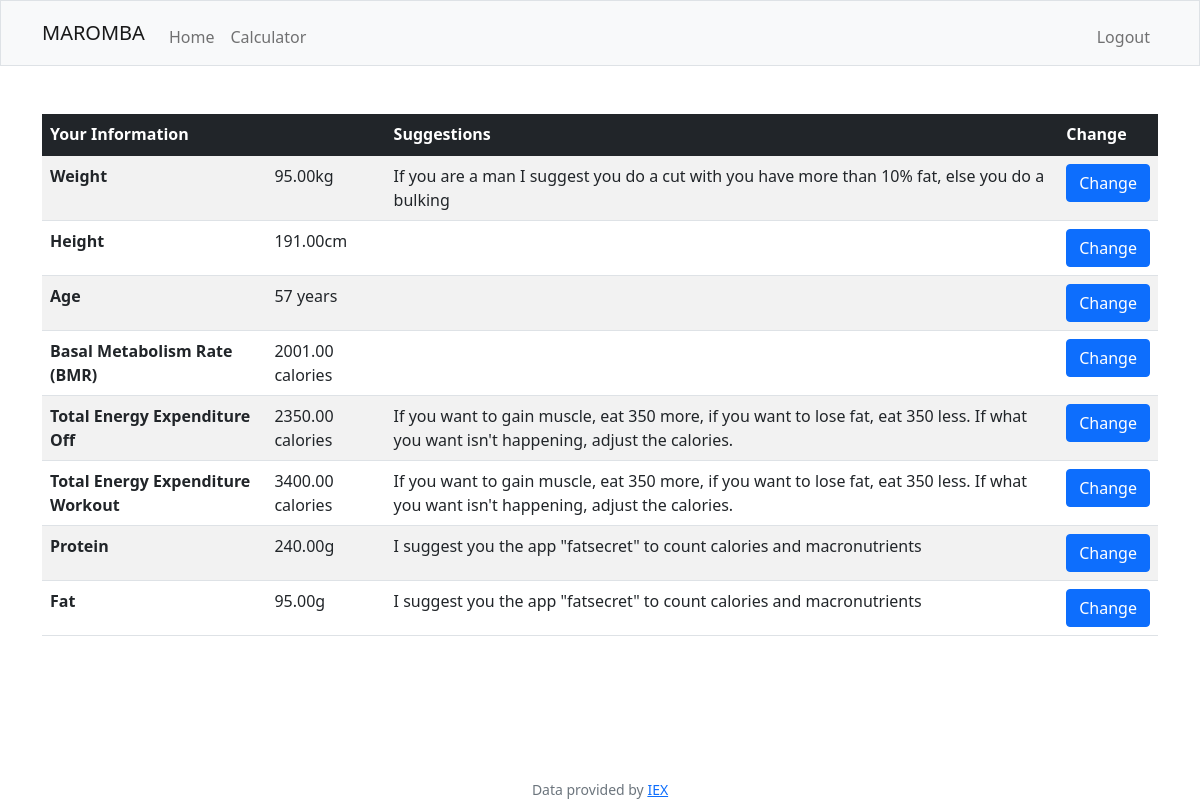
Page / (signed in) on the earlier database version.
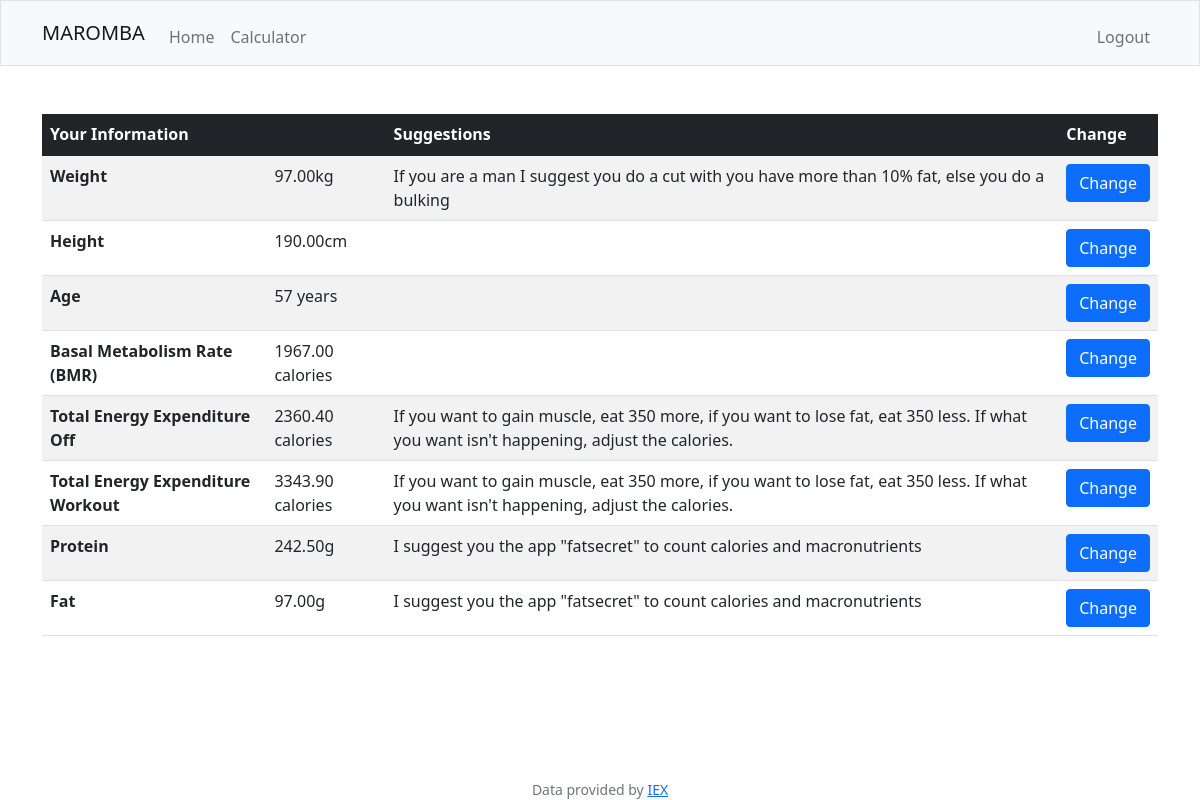
Same page on the later database version.
### app/models/tables.py (models this page shows, shortened)
class Info(db.Model, UserMixin):
    __tablename__ = "infos"
    id = db.Column(db.Integer, primary_key=True, unique=True, nullable=False)
    height = db.Column(db.Float, nullable=False)
    weight = db.Column(db.Float, nullable=False)
    age = db.Column(db.Integer, nullable=False)
    gender = db.Column(db.String(1), nullable=False)
    tmb = db.Column(db.Integer, nullable=False)
    get_workout = db.Column(db.Integer, nullable=False)
    get_off = db.Column(db.Integer, nullable=False)
    protein = db.Column(db.Float, nullable=False)
    fat = db.Column(db.Float, nullable=False)
    user_id = db.Column(db.Integer, db.ForeignKey("users.id"), unique=True, nullable=False)
    user = db.relationship("User", foreign_keys=user_id)

### app/controllers/default.py (the view, shortened to what this page needs)
@app.route("/", methods=["GET", "POST"])
@login_required
def index():
    user_info = Info.query.filter_by(user_id=current_user.id).first()
    return render_template("index.html", info=user_info)

### app/controllers/default.py (called while the page is built)
@lm.user_loader
def load_user(id):
    return User.query.filter_by(id=id).first()

### app/models/tables.py (called while the page is built)
    @property
    def is_authenticated(self):
        return True

### app/templates/index.html (shortened to what this page needs)
{% extends "layout.html" %}
{% block main %}
    <table class="table table-striped text-start">
        <thead class="table-dark">
            <tr>
                <th scope="col">Your Information</th>
                <th scope="col"></th>
                <th scope="col">Suggestions</th>
                <th scope="col">Change</th>
            </tr>
        </thead>
        {% if info %}
            <tbody>
                <tr>
                    <th scope="row">Weight</th>
                    <td>{{ "%.2f"|format(info.weight) }}kg</td>
                    <td>If you are a man I suggest you do a cut with you have more than 10% fat, else you do a bulking</td>
                    <td id='change_weight'><button type="button" class="btn btn-primary" id="button_weight">Change</button></td>
                </tr>
                <tr>
                    <th scope="row">Height</th>
                    <td>{{ "%.2f"|format(info.height) }}cm</td>
                    <td></td>
                    <td id='change_height'><button type="button" class="btn btn-primary" id="button_height">Change</button></td>
                </tr>
                <tr>
                    <th scope="row">Age</th>
                    <td>{{ info.age }} years</td>
                    <td></td>
                    <td id='change_age'><button type="button" class="btn btn-primary" id="button_age">Change</button></td>
                </tr>
                <tr>
                    <th scope="row">Basal Metabolism Rate (BMR)</th>
                    <td>{{ "%.2f"|format(info.tmb) }} calories</td>
                    <td></td>
                    <td id='change_tmb'><button type="button" class="btn btn-primary" id="button_tmb">Change</button></td>
                </tr>
                <tr>
                    <th scope="row">Total Energy Expenditure Off</th>
                    <td>{{ "%.2f"|format(info.get_off) }} calories</td>
                    <td>If you want to gain muscle, eat 350 more, if you want to lose fat, eat 350 less. If what you want isn't happening, adjust the calories.</td>
                    <td id='change_get_off'><button type="button" class="btn btn-primary" id="button_get_off">Change</button></td>
                </tr>
                <tr>
                    <th scope="row">Total Energy Expenditure Workout</th>
                    <td>{{ "%.2f"|format(info.get_workout) }} calories</td>
                    <td>If you want to gain muscle, eat 350 more, if you want to lose fat, eat 350 less. If what you want isn't happening, adjust the calories.</td>
                    <td id='change_get_workout'><button type="button" class="btn btn-primary" id="button_get_workout">Change</button></td>
                </tr>
                <tr>
                    <th scope="row">Protein</th>
                    <td>{{ "%.2f"|format(info.protein) }}g</td>
                    <td>I suggest you the app "fatsecret" to count calories and macronutrients</td>
                    <td id='change_protein'><button type="button" class="btn btn-primary" id="button_protein">Change</button></td>
                </tr>
                <tr>
                    <th scope="row">Fat</th>
                    <td>{{ "%.2f"|format(info.fat) }}g</td>
                    <td>I suggest you the app "fatsecret" to count calories and macronutrients</td>
                    <td id='change_fat'><button type="button" class="btn btn-primary" id="button_fat">Change</button></td>
                </tr>
            </tbody>
        {% else %}
            <h1>Go to calculator first</h1>
        {% endif %}
    </table>
{% endblock %}

Differences in the rows shown:
changed Info: weight "95.00" → "97.00"; height "191.00" → "190.00"; tmb "2001.00" → "1967.00"; get_off "2350.00" → "2360.40"; get_workout "3400.00" → "3343.90"; protein "240.00" → "242.50"; fat "95.00" → "97.00"
